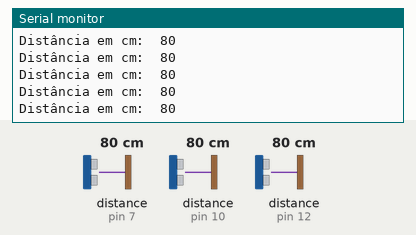
Recording of a sketch running on a simulated Arduino Uno, built with avr-gcc and run on an emulated ATmega328P. On the bench: the last lines printed to the serial monitor. Wiring (inferred from the names in the program): 3 × ultrasonic range finder: trigger pin 8, echo pin 7 / trigger pin 9, echo pin 10 / trigger pin 11, echo pin 12. Inputs (shaded band) come from the test bench; at power-on: distance to the obstacle (sensors on pin 7, pin 10, pin 12) 80 cm. The echo pulse lasts 58.3 µs per cm.

Above: at 1.2 s.
1.3 s: distance to the obstacle (sensor on pin 7) set to 2 cm
At 1.9 s:
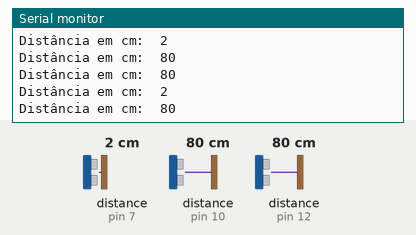
4.3 s: distance to the obstacle (sensor on pin 10) set to 2 cm
At 4.9 s:
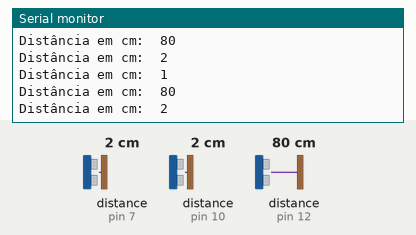
7.3 s: distance to the obstacle (sensor on pin 12) set to 2 cm
At 8.0 s:
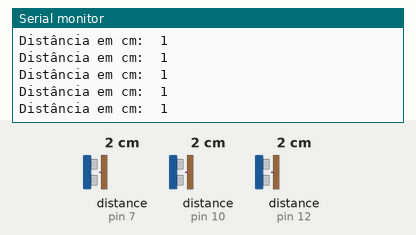
10.3 s: distance to the obstacle (sensor on pin 7) set to 18 cm
At 10.8 s:
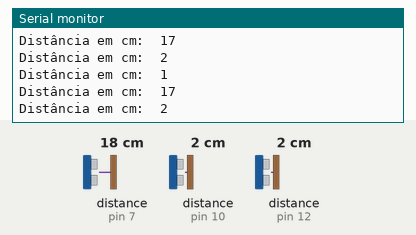
13.3 s: distance to the obstacle (sensor on pin 10) set to 18 cm
At 14.1 s:
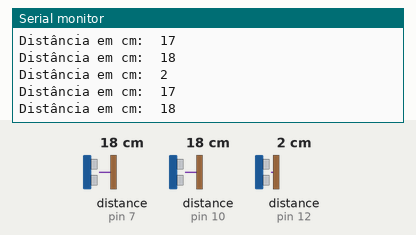
16.3 s: distance to the obstacle (sensor on pin 7) set to 4 cm
At 17.2 s:
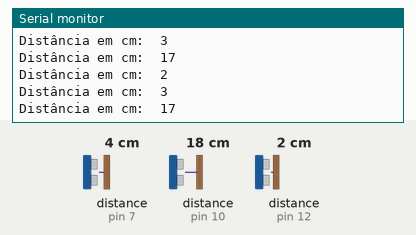
Timing chart, 0 to 19.3 s (numbered marks = the images above; inputs shaded):
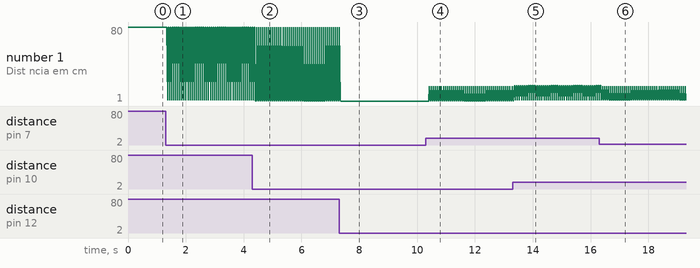

Measured:
- after the input at 1.3 s, the serial monitor: prints a new line after 0.07 s (image 1)
- after the input at 4.3 s, the serial monitor: prints a new line after 0.13 s (image 2)
- after the input at 10.3 s, the serial monitor: prints a new line after 0.13 s (image 4)
- after the input at 13.3 s, the serial monitor: prints a new line after 0.08 s (image 5)
- after the input at 16.3 s, the serial monitor: prints a new line after 0.09 s (image 6)
- plotted number 1: 80 → 1 after the input at 4.3 s, 1 → 17 after the input at 10.3 s

The sketch:

TCC.ino
```cpp
int trigF = 8;
int echoF = 7;
long duracaoF = 0;
long distanciaF = 0;
int trigD = 9;
int echoD = 10;
long duracaoD = 0;
long distanciaD = 0;
int trigE = 11;
int echoE = 12;
long duracaoE = 0;
long distanciaE = 0;
void setup()

{

  Serial.begin(9600);
  pinMode(trigF, OUTPUT);
  pinMode(echoF, INPUT);
  pinMode(trigD, OUTPUT);
  pinMode(echoD, INPUT);
  pinMode(trigE, OUTPUT);
  pinMode(echoE, INPUT);

}


void loop()
{

      digitalWrite(trigF, HIGH);
      delayMicroseconds(10);
      digitalWrite(trigF, LOW);


      duracaoF = pulseIn(echoF, HIGH);
      distanciaF = duracaoF/58;


        Serial.print("Distância em cm:  ");
        Serial.println(distanciaF);

      digitalWrite(trigD, HIGH);
      delayMicroseconds(10);
      digitalWrite(trigD, LOW);


      duracaoD = pulseIn(echoD, HIGH);
      distanciaD = duracaoD/58;


   if (distanciaD <=100)
   {
        Serial.print("Distância em cm:  ");
        Serial.println(distanciaD);
   }

      digitalWrite(trigE, HIGH);
      delayMicroseconds(10);
      digitalWrite(trigE, LOW);


      duracaoE = pulseIn(echoE, HIGH);
      distanciaE = duracaoE/58;


   if (distanciaE <=100)
   {
        Serial.print("Distância em cm:  ");
        Serial.println(distanciaE);
   }


}
```
